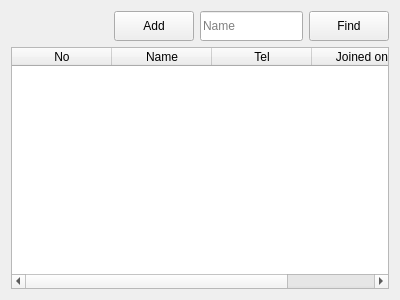
<?xml version="1.0" encoding="UTF-8"?>
<ui version="4.0">
 <class>EmployeeTabWidget</class>
 <widget class="QWidget" name="EmployeeTabWidget">
  <property name="geometry">
   <rect>
    <x>0</x>
    <y>0</y>
    <width>400</width>
    <height>300</height>
   </rect>
  </property>
  <property name="windowTitle">
   <string>Form</string>
  </property>
  <layout class="QGridLayout" name="gridLayout">
   <item row="0" column="0">
    <layout class="QHBoxLayout" name="horizontalLayout">
     <item>
      <spacer name="horizontalSpacer_2">
       <property name="orientation">
        <enum>Qt::Orientation::Horizontal</enum>
       </property>
       <property name="sizeHint" stdset="0">
        <size>
         <width>40</width>
         <height>20</height>
        </size>
       </property>
      </spacer>
     </item>
     <item>
      <spacer name="horizontalSpacer">
       <property name="orientation">
        <enum>Qt::Orientation::Horizontal</enum>
       </property>
       <property name="sizeHint" stdset="0">
        <size>
         <width>40</width>
         <height>20</height>
        </size>
       </property>
      </spacer>
     </item>
     <item>
      <spacer name="horizontalSpacer_3">
       <property name="orientation">
        <enum>Qt::Orientation::Horizontal</enum>
       </property>
       <property name="sizeHint" stdset="0">
        <size>
         <width>40</width>
         <height>20</height>
        </size>
       </property>
      </spacer>
     </item>
     <item>
      <widget class="QPushButton" name="addEmpButton">
       <property name="minimumSize">
        <size>
         <width>0</width>
         <height>30</height>
        </size>
       </property>
       <property name="text">
        <string>Add</string>
       </property>
      </widget>
     </item>
     <item>
      <widget class="QLineEdit" name="empNameLineEdit">
       <property name="minimumSize">
        <size>
         <width>0</width>
         <height>30</height>
        </size>
       </property>
       <property name="placeholderText">
        <string>Name</string>
       </property>
      </widget>
     </item>
     <item>
      <widget class="QPushButton" name="findEmpButton">
       <property name="minimumSize">
        <size>
         <width>0</width>
         <height>30</height>
        </size>
       </property>
       <property name="text">
        <string>Find</string>
       </property>
      </widget>
     </item>
    </layout>
   </item>
   <item row="1" column="0">
    <widget class="QTableWidget" name="tableWidget">
     <attribute name="horizontalHeaderStretchLastSection">
      <bool>true</bool>
     </attribute>
     <column>
      <property name="text">
       <string>No</string>
      </property>
     </column>
     <column>
      <property name="text">
       <string>Name</string>
      </property>
     </column>
     <column>
      <property name="text">
       <string>Tel</string>
      </property>
     </column>
     <column>
      <property name="text">
       <string>Joined on</string>
      </property>
     </column>
    </widget>
   </item>
  </layout>
 </widget>
 <resources/>
 <connections/>
</ui>
